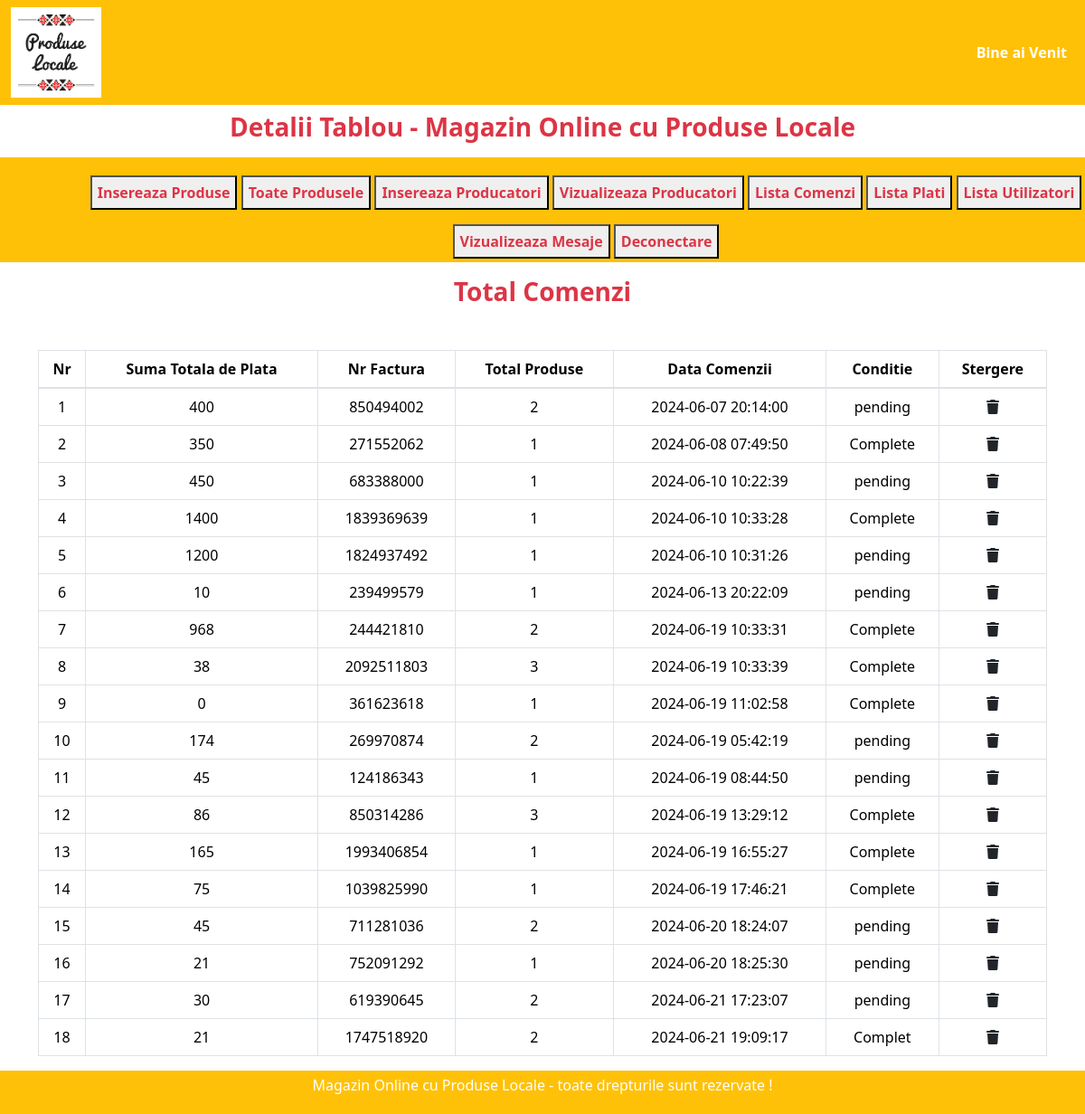
The page /Licenta2024/magazin_online/admin_area/index.php?list_orders on the database its author committed.
### tables this page shows
CREATE TABLE `user_orders` (
  `order_id` int(11) NOT NULL,
  `user_id` int(11) NOT NULL,
  `amount_due` int(255) NOT NULL,
  `invoice_number` int(255) NOT NULL,
  `total_products` int(255) NOT NULL,
  `order_date` timestamp NOT NULL DEFAULT current_timestamp() ON UPDATE current_timestamp(),
  `order_status` varchar(255) NOT NULL
);

### Licenta2024/magazin_online/admin_area/list_orders.php (the view, shortened to what this page needs)
<h3 class="text-center text-danger fw-bold"> Total Comenzi </h3>
    <table class="table table-bordered mt-5">
        <thead>
            <?php
            $get_orders = "SELECT * FROM `user_orders`";
            $result = mysqli_query($con, $get_orders);
            $row_count = mysqli_num_rows($result);
            echo "
            <tr class='text-center'>
                <th>Nr</th>
                <th>Suma Totala de Plata</th>
                <th>Nr Factura</th>
                <th>Total Produse</th>
                <th>Data Comenzii</th>
                <th>Conditie</th>
                <th>Stergere</th>
            </tr>
            </thead>
            <tbody>
            ";
            if($row_count == 0){
                echo "<h2 class='text-danger text-center mt-5'>
                Nu sunt comenzi </h2>";
            } else {
                $number = 0;
                while($row_data = mysqli_fetch_assoc($result)){
                    $order_id = $row_data['order_id'];
                    $amount_due = $row_data['amount_due'];
                    $invoice_number = $row_data['invoice_number'];
                    $total_products = $row_data['total_products'];
                    $order_date = $row_data['order_date'];
                    $order_status = $row_data['order_status'];
                $number++;
                echo "
            <tr class='text-center'>
                <td> $number </td>
                <td> $amount_due </td>
                <td> $invoice_number </td>
                <td> $total_products </td>
                <td> $order_date </td>
                <td> $order_status </td>
                <td> <a href='index.php?delete_orders= $order_id ' class='text-dark' >
                        <i class='fa-solid fa-trash'> </i> </a> </td>
            </tr>
            ";
                }
            }
            ?>
        </tbody>
    </table>

### Licenta2024/magazin_online/admin_area/index.php (style rules this page uses)
body { overflow-x: hidden; }

### rows shown on the page
user_orders: amount_due "400", invoice_number "850494002", total_products "2", order_date "2024-06-07 20:14:00", order_status "pending"
user_orders: amount_due "350", invoice_number "271552062", total_products "1", order_date "2024-06-08 07:49:50", order_status "Complete"
user_orders: amount_due "450", invoice_number "683388000", total_products "1", order_date "2024-06-10 10:22:39", order_status "pending"
user_orders: amount_due "1400", invoice_number "1839369639", total_products "1", order_date "2024-06-10 10:33:28", order_status "Complete"
user_orders: amount_due "1200", invoice_number "1824937492", total_products "1", order_date "2024-06-10 10:31:26", order_status "pending"
user_orders: amount_due "10", invoice_number "239499579", total_products "1", order_date "2024-06-13 20:22:09", order_status "pending"
user_orders: amount_due "968", invoice_number "244421810", total_products "2", order_date "2024-06-19 10:33:31", order_status "Complete"
user_orders: amount_due "38", invoice_number "2092511803", total_products "3", order_date "2024-06-19 10:33:39", order_status "Complete"
user_orders: amount_due "0", invoice_number "361623618", total_products "1", order_date "2024-06-19 11:02:58", order_status "Complete"
user_orders: amount_due "174", invoice_number "269970874", total_products "2", order_date "2024-06-19 05:42:19", order_status "pending"
user_orders: amount_due "45", invoice_number "124186343", total_products "1", order_date "2024-06-19 08:44:50", order_status "pending"
user_orders: amount_due "86", invoice_number "850314286", total_products "3", order_date "2024-06-19 13:29:12", order_status "Complete"
user_orders: amount_due "165", invoice_number "1993406854", total_products "1", order_date "2024-06-19 16:55:27", order_status "Complete"
user_orders: amount_due "75", invoice_number "1039825990", total_products "1", order_date "2024-06-19 17:46:21", order_status "Complete"
user_orders: amount_due "45", invoice_number "711281036", total_products "2", order_date "2024-06-20 18:24:07", order_status "pending"
user_orders: amount_due "21", invoice_number "752091292", total_products "1", order_date "2024-06-20 18:25:30", order_status "pending"
user_orders: amount_due "30", invoice_number "619390645", total_products "2", order_date "2024-06-21 17:23:07", order_status "pending"
user_orders: amount_due "21", invoice_number "1747518920", total_products "2", order_date "2024-06-21 19:09:17", order_status "Complet"
